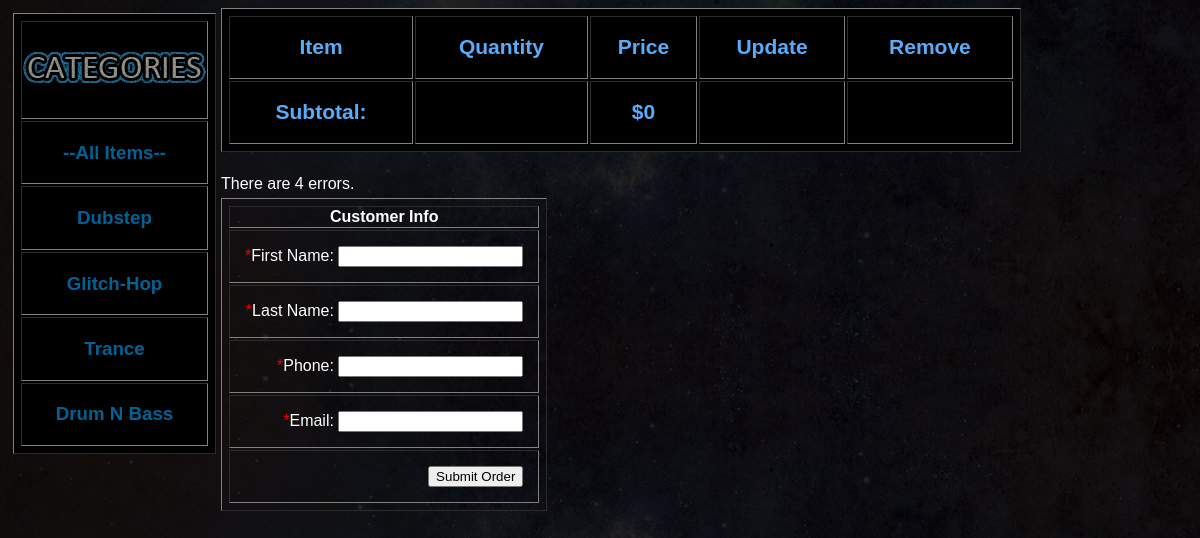
Page /check_order.php on the committed database.
### tables this page shows
CREATE TABLE IF NOT EXISTS `genres` (
  `category_id` int(11) NOT NULL AUTO_INCREMENT,
  `category` varchar(72) NOT NULL,
  PRIMARY KEY (`category_id`)
);

### check_order.php (the view, shortened to what this page needs)
	<!DOCTYPE html PUBLIC " - //W3C//DTD XHTML 1.0
Strict//EN"
"http://www.w3.org/TR/xhtml1/DTD/xhtml1-strict.dtd">
<html xmlns="http://www.w3.org/1999/xhtml">
<head>
<link rel="stylesheet" href="/css/styles.css" type="text/css" />
</head>
	<body id="products">
	<?php
			include($_SERVER["DOCUMENT_ROOT"] . '/db/dbinfo.php');
	$TableName = "genres";
	$QueryString2 = "SELECT * FROM $TableName ORDER BY category_id ASC";
	$QueryResult2 = mysql_query($QueryString2) or die ("No Query".mysql_errno($DBConnect));
	?>
	<table border="1" colspan="1" id="category_bar">
	<th colspan="1"><img src="categories.png"></th>
	<tr><td><a href="./products.php"><h3>--All Items--</h3></a></tr></td>
	<?php
	while ($Row2 = mysql_fetch_assoc($QueryResult2))
 {
   $category = stripslashes($Row2["category"]);
   $category_id = stripslashes($Row2["category_id"]);
   echo "<tr><td>";
   echo "<a href=\"products.php?cid=$category_id\"><h3>$category</h3></a> \n";
   echo "</td></tr>";
 }	?>
	</table>
		<table width=800 BORDER=1 id="shopping_cart">
			<tr>
				<th><h2>Item</h2></th>
				<th><h2>Quantity</h2></th>
				<th><h2>Price</h2></th>
				<th><h2>Update</h2></th>
				<th><h2>Remove</h2></th>
			</tr>
<?php
		$runningtotal=0;
?>
		<tr><td><h2>Subtotal:</h2></td>
		<td></td>
		<td><h2><?php echo "$" . $runningtotal; ?></h2></td>
		<td></td>
		<td></td>
	</table>
	<br />
<?php
	$fname=$_POST['fname'];
	$lname=$_POST['lname'];
	$phone=$_POST['phone'];
	$email=$_POST['email'];
	$Blank = 0;
	$fnameBlank = 0;
	$lnameBlank = 0;
	$phoneBlank = 0;
	$emailBlank = 0;
	$emailFormat = 0;
	if ($fname=="") 		{$fnameBlank=1; $Blank+=1;}
	if ($lname=="") 		{$lnameBlank=1; $Blank+=1;}
	if ($phone=="") 		{$phoneBlank=1; $Blank+=1;}
	if ($email=="") 		{
	   $emailBlank=1; $Blank+=1;
	} else {
	   if (preg_match("/^[^@]*@[^@]*\.[^@]*$/", $email)) {echo "Email Validates";} else {$emailFormat=1; $Blank+=1;}
	}
 if ($Blank>0) {
	echo "There are " . $Blank . " errors.";
?>
	<table id="custInfo" border="1">
	<th>Customer Info</th>
		<form action="check_order.php" method="POST">
			<tr><td><?php if ($fnameBlank == 1) echo "<FONT color=red>*</font>"; ?>First Name:   	<input type="text" name="fname" value="<?php echo $fname;?>"></td></tr>
			<tr><td><?php if ($lnameBlank == 1) echo "<FONT color=red>*</font>"; ?>Last Name:   		<input type="text" name="lname" value="<?php echo $lname;?>"></td></tr>
			<tr><td><?php if ($phoneBlank == 1) echo "<FONT color=red>*</font>"; ?>Phone:   			<input type="text" name="phone" value="<?php echo $phone;?>"></td></tr>
			<tr><td><?php if ($emailBlank == 1 || $emailFormat == 1) echo "<FONT color=red>*</font>"; ?>Email:   			<input type="text" name="email" value="<?php echo $email;?>"></td></tr>
			<td><input name="submit" type="submit" value="Submit Order" id="Update"></td>
		</form>
	</table>
	<?php
		}
?>
	</body>
</html>

### css/styles.css (style rules this page uses)
body { background-image:url('/images/admin_bg.jpg'); background-repeat:repeat; color:white; font-family: Lucida Sans, arial, verdana; }
#products { background-image:url('/images/admin_bg.jpg'); background-repeat:repeat; color:white; }
#category_bar { float: left; background:black; text-align:center; }
#category_bar a { color: #006295; }
H1, H2 { color: #58ACFA; }
a:link { color: #8135e0; text-decoration:none; }
img { border-color: white; }
#shopping_cart { text-align:center; font-size:14px; background:black; }
#custInfo { margin-left: 212px; }
table { padding:5px; margin:5px; }
#custInfo td { padding:15px; text-align:right; }

### rows in the picture
genres: category "Dubstep"
genres: category "Glitch-Hop"
genres: category "Trance"
genres: category "Drum N Bass"

### other values in the picture
$runningtotal "0"
$Blank "4"
